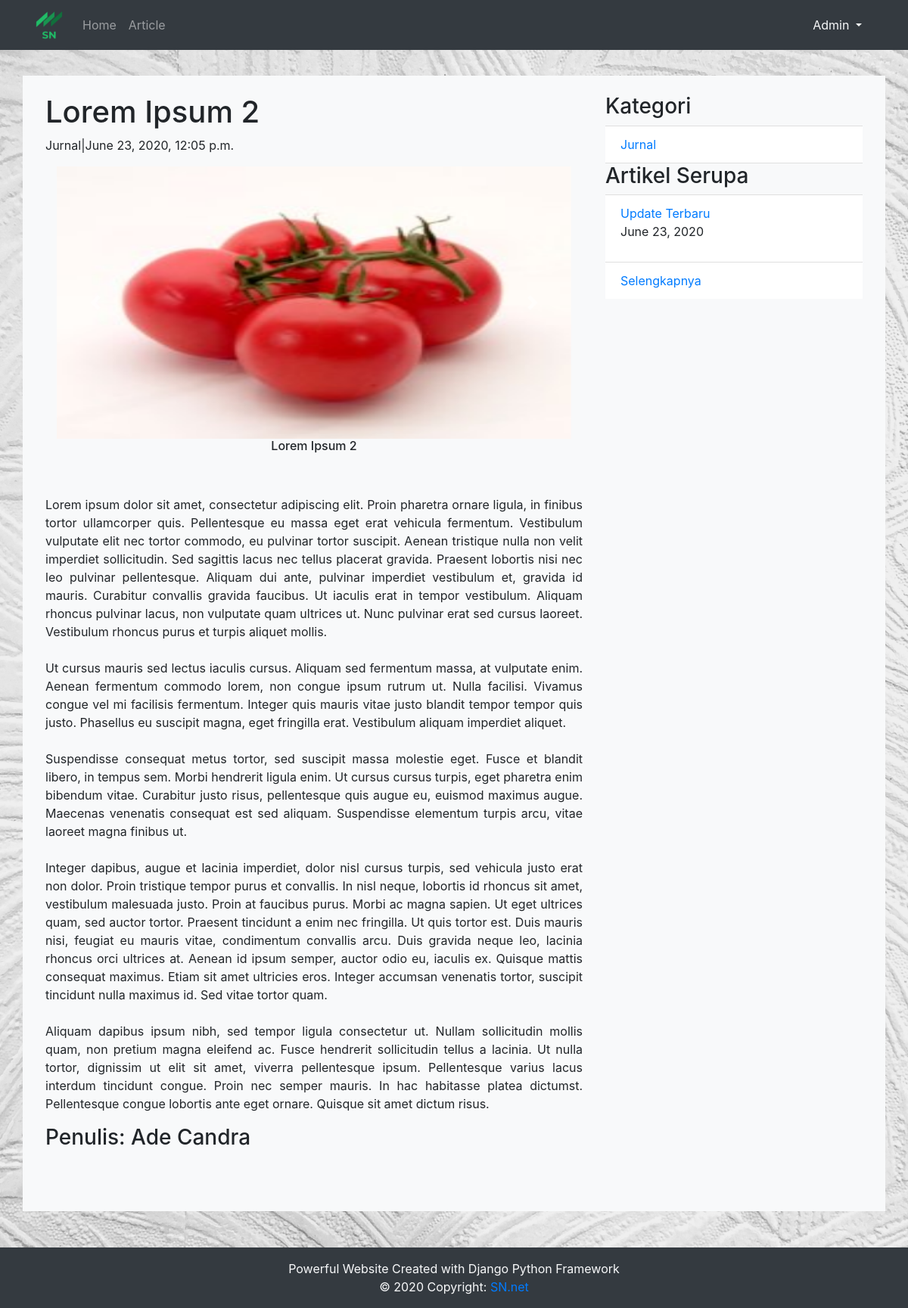
/artikel/detail/lorem-ipsum-2, run on the app's committed database.
### artikel/models.py (models this page shows, shortened)
class Artikel(models.Model):
    judul           = models.CharField(max_length=255)
    isi             = models.TextField()
    kategori        = models.CharField(max_length=255)
    author          = models.CharField(max_length=255)
    published       = models.DateTimeField(auto_now_add=True)
    updated         = models.DateTimeField(auto_now=True)
    slug            = models.SlugField(blank=True, editable=False)

class File(models.Model):
    Artikel         = models.ForeignKey(Artikel,related_name='File' ,on_delete=models.CASCADE)
    image           = models.ImageField(upload_to='image/')

### artikel/views.py (the view)
# urls.py: path('detail/<slug:slug>', ArticleDetailView.as_view(), name='detail'),
class ArticleDetailView(DetailView):
    model = Artikel
    template_name = 'artikel/article_detail.html'
    context_object_name = 'article'
    def get_context_data(self,*args,**kwargs):
        kategori_list = self.model.objects.values_list('kategori', flat=True).distinct()
        self.kwargs.update({'kategori_list':kategori_list})
        artikel_serupa = self.model.objects.filter(kategori=self.object.kategori).exclude(id=self.object.id)
        self.kwargs.update({'artikel_serupa':artikel_serupa})
        kwargs = self.kwargs
        return super().get_context_data(*args,**kwargs)

### artikel/templates/artikel/article_detail.html (shortened to what this page needs)
{% extends "base.html" %}
{% block contents %}
<div class="row">
    <div class="col-md-8">
        <h1>{{article.judul}}</h1>
        <p>{{article.kategori}}|{{article.published}}</p>
        <div class="container">
        <div id="carouselExampleControls" class="carousel slide" data-ride="carousel">
            <div class="carousel-inner">
        {% for f in article.File.all %}
                {% if forloop.counter == 1 %}
                    <div class="carousel-item active">
                {% else %}
                    <div class="carousel-item">
                {% endif %}
                    <img width='480' height='360' class="d-block w-100" src="{{f.image.url}}" alt="First slide">
              </div>
        {% endfor %}
            </div>
            <a class="carousel-control-prev" href="#carouselExampleControls" role="button" data-slide="prev">
              <span class="carousel-control-prev-icon" aria-hidden="true"></span>
            </a>
            <a class="carousel-control-next" href="#carouselExampleControls" role="button" data-slide="next">
              <span class="carousel-control-next-icon" aria-hidden="true"></span>
            </a>
          </div>
        <h6 style="text-align: center;">{{article.judul}}</h6>
        <br>
        <br>
        </div>
        <p style="text-align:justify;">{{article.isi|linebreaksbr}}</p>
        <h3>Penulis: {{article.author}}</h3>
        <br>
        <br>
    </div>
    <div class="col-sm">
        <h3>Kategori</h3>
        <ul class="list-group list-group-flush">
            {% for kategori in kategori_list %}
                <li class="list-group-item"><a href="{% url 'artikel:category' kategori 1%}">{{kategori}}</a></li>
            {% endfor %}
        </ul>
        <h3>Artikel Serupa</h3>
        <ul class="list-group list-group-flush">
            {% for artikel in artikel_serupa %}
                {% if forloop.counter is not 3 %}
                    <li class="list-group-item">
                        <a href="{% url 'artikel:detail' artikel.slug%}">{{artikel.judul}}</a>
                        <p>{{artikel.published|date}}</p>
                    </li>
                {% endif %}
            {% endfor %}
                <li class="list-group-item">
                    <a href="{% url 'artikel:category' article.kategori 1%}">Selengkapnya</a>
                </li>
        </ul>
    </div>
</div>
{% endblock contents %}

### templates/base.html (shortened to what this page needs)
{% load static %}
<!DOCTYPE html>
<html lang="en">
<head>
    {% include "snippets/styles.html" %}
</head>
<body>
    {% include "snippets/navbar.html" %}
    <div class="container bg-light shadow-lg" style="margin-top:100px;">
        <br>
        <div class="container">
            {% block contents %}
            {% endblock contents %}
        </div>
        <br>
    </div>
    <br>
    <br>
</body>
{% include 'snippets/footer.html' %}
</html>

### templates/snippets/styles.html (shortened to what this page needs)
{% load static %}
<link rel="stylesheet" href="{% static 'vendor/bootstrap/css/bootstrap.min.css' %}">

### templates/snippets/navbar.html (shortened to what this page needs)
{% load static %}
<nav class="navbar fixed-top navbar-expand-lg navbar-dark bg-dark">
    <div class="container">
        <a class="navbar-brand" href="{% url 'home' 1%}">
            <img width="40" height="40" src="{% static 'vendor/image/logo.png' %}" alt="">
        </a>
        <div class="collapse navbar-collapse" id="navbarNavDropdown">
            <ul class="navbar-nav">
                <li class="nav-item">
                    <a class="nav-link" href="{% url 'home' 1%}">Home</a>
                </li>
                <li class="nav-item">
                    <a class="nav-link" href="{% url 'artikel:list' 1 %}">Article</a>
                </li>
            </ul>
            <div class="nav-item dropdown ml-auto">
                    <a class="nav-link dropdown-toggle text-light" href="#" id="navbarDropdownMenuLink" data-toggle="dropdown"
                        aria-haspopup="true" aria-expanded="false">
                        Admin
                    </a>
                </div>
        </div>
    </div>
</nav>

### templates/snippets/scripts.html (shortened to what this page needs)
{% load static %}

### templates/snippets/footer.html
<footer class="page-footer font-small blue bg-dark">
    <div class="text-light footer-copyright text-center py-3">
        Powerful Website Created with Django Python Framework
        <br>
        © 2020 Copyright:
      <a href="https://mdbootstrap.com/"> SN.net</a>
    </div>
  </footer>

### data on the page
Artikel: judul "Lorem Ipsum 2", kategori "Jurnal", published "June 23, 2020, 12:05 p.m.", isi "Lorem ipsum dolor sit amet, consectetur adipiscing elit. Proin pharetra ornare ligula, in finibus tortor ullamcorper quis. Pellentesque eu massa eget erat vehicula fermentum. Vestibulum vulputate elit nec tortor commodo, eu pulvinar tortor suscipit. Aenean tristique nulla non velit imperdiet sollicitudin. Sed sagittis lacus nec tellus placerat gravida. Praesent lobortis nisi nec leo pulvinar pellentesque. Aliquam dui ante, pulvinar imperdiet vestibulum et, gravida id mauris. Curabitur convallis gravida faucibus. Ut iaculis erat in tempor vestibulum. Aliquam rhoncus pulvinar lacus, non vulputate quam ultrices ut. Nunc pulvinar erat sed cursus laoreet. Vestibulum rhoncus purus et turpis…", author "Ade Candra"
File: image (picture)
Artikel: judul "Update Terbaru", published "June 23, 2020"

### other printed values
{{ kategori }} "Jurnal"
